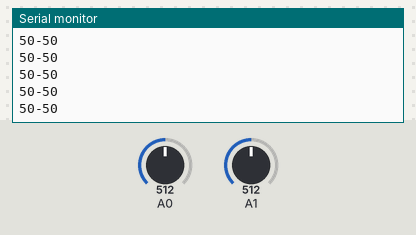
A sketch run on a simulated Arduino Uno, built with avr-gcc and run on an emulated ATmega328P. Parts: the last lines printed to the serial monitor. Inputs (shaded band) come from the test bench; at power-on: A0 = 512, A1 = 512.

Above: at 1.2 s.
1.3 s: A0 set to 716
At 1.31 s:
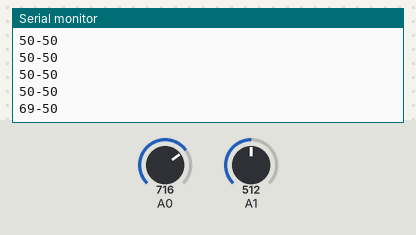
2.8 s: A1 set to 716
At 2.82 s:
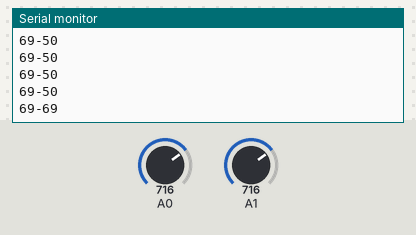
4.3 s: A0 set to 900
At 4.33 s:
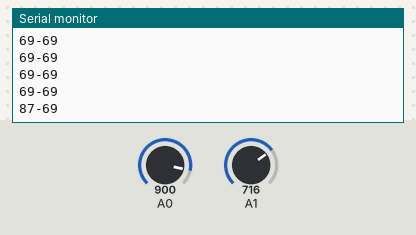
5.8 s: A1 set to 900
At 5.84 s:
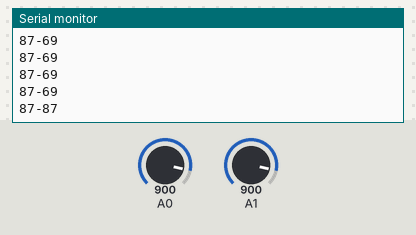
Timing chart, 0 to 8.3 s (numbered marks = the images above; inputs shaded):
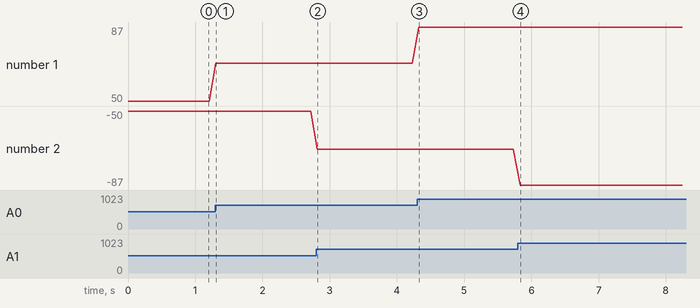

The sketch:

ReadFromPott.ino
```cpp
void setup() {
 // pinMode(switchPin, INPUT);             // Set pin 0 as an input
  Serial.begin(9600);                    // Start serial communication at 9600 bps

}

void loop() {
  int sensorReadingX = analogRead(A0);
  int sensorReadingY = analogRead(A1);


  int sensorMappedX = map(sensorReadingX, 0, 1023, 0, 100);
  int sensorMappedY = map(sensorReadingY, 0, 1023, 0, 100);


  Serial.print(sensorMappedX, DEC);
  Serial.print("-");
  Serial.println(sensorMappedY, DEC);


  delay(100);                            // Wait 100 milliseconds
}
```

Measured:
- after the input at 1.3 s, the serial monitor: prints a new line at once (image 1)
- after the input at 2.8 s, the serial monitor: prints a new line at once (image 2)
- after the input at 4.3 s, the serial monitor: prints a new line at once (image 3)
- after the input at 5.8 s, the serial monitor: prints a new line at once (image 4)
- plotted number 1: 50 → 69 after the input at 1.3 s, 69 → 87 after the input at 4.3 s
- plotted number 2: -50 → -69 after the input at 2.8 s, -69 → -87 after the input at 5.8 s
